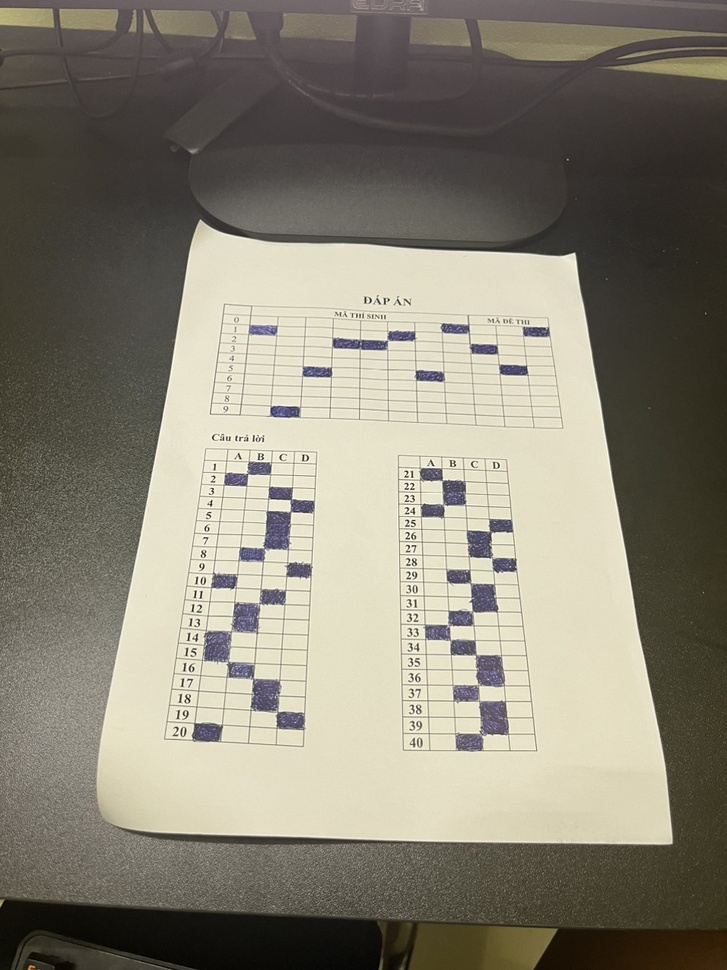
#> input picture Example.jpg, 727 x 970 px, shrunk from 960 x 1280 before the run
$ python autoscore.py --image Example.jpg
#> lines starting #> are read from the running program, lines starting #| are printed output that depends on the picture; after the words box and inside, x2 and y2 are one past the last pixel; in counts of white or black regions, pixels touching at a corner belong together
from imutils.perspective import four_point_transform
from imutils import contours
import numpy as np
import argparse
import imutils
import cv2

def preprocess(args):
    image = cv2.imread(args["image"])
#> image is the input picture: shape (970, 727, 3); mean B, G, R 116.4, 130.7, 135.6
    gray = cv2.cvtColor(image, cv2.COLOR_BGR2GRAY)
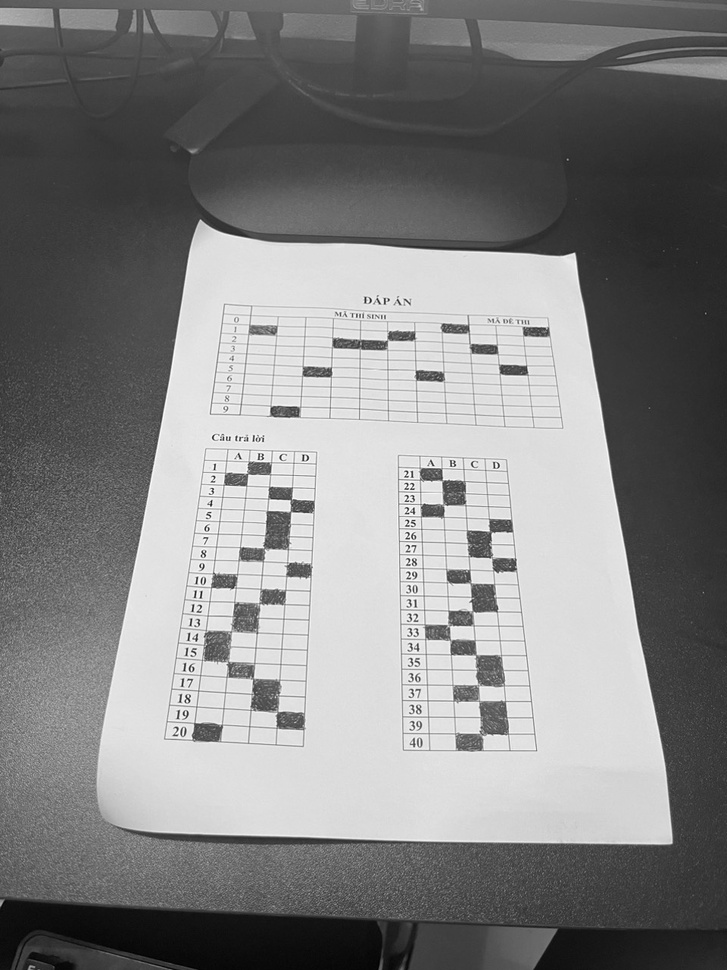
#> gray: shape (970, 727); min 0, max 255, mean 130.5
    blurred = cv2.GaussianBlur(gray, (5,5), 0)
    edged = cv2.Canny(blurred, 75, 200)
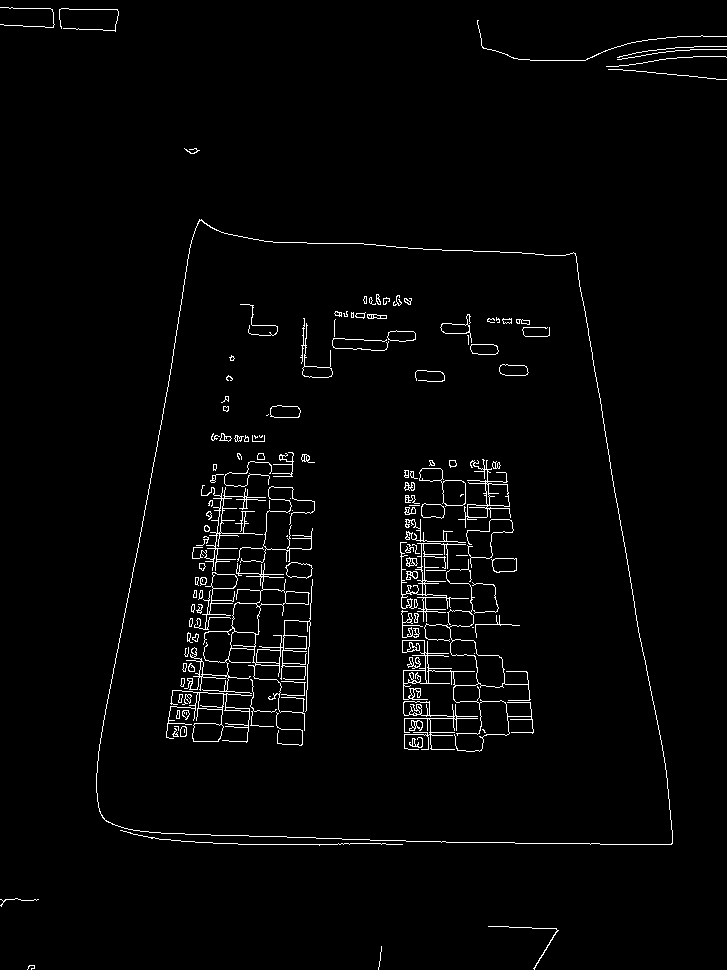
#> edged: shape (970, 727); 2.2% white in thin lines or dots
    return edged

def find_countour(img):
    cnts = cv2.findContours(img.copy(), cv2.RETR_EXTERNAL, cv2.CHAIN_APPROX_SIMPLE)
#> cnts = 14 contours, 12 with area under 20; largest, box (x1, y1, x2, y2) and area: (96, 219, 673, 845) 288156, (488, 926, 559, 970) 25
    cnts = imutils.grab_contours(cnts)
    docCnt = None
    if len(cnts) > 0:
        cnts = sorted(cnts, key=cv2.contourArea, reverse=True)
        for c in cnts:
            peri = cv2.arcLength(c, True)
            approx = cv2.approxPolyDP(c, 0.02 * peri, True)
            if len(approx) == 4:
                docCnt = approx
                break
#> this loop made 1 pass
#> (peri, docCnt) on pass 1: (2250, [[199, 219], [102, 817], [671, 844], [575, 253]])
    return docCnt


if __name__ == "__main__":
    ap = argparse.ArgumentParser()
    ap.add_argument("-i", "--image", required=True, help="path to the input name")
    args = vars(ap.parse_args())

    ANSWER_KEY = {
        0: 1,
        1: 4,
        2: 0,
        3: 3,
        4: 1
    }
    edged = preprocess(args)
    cv2.imshow("countour", find_countour(edged))
    cv2.waitKey(0)
    cv2.destroyAllWindows()
